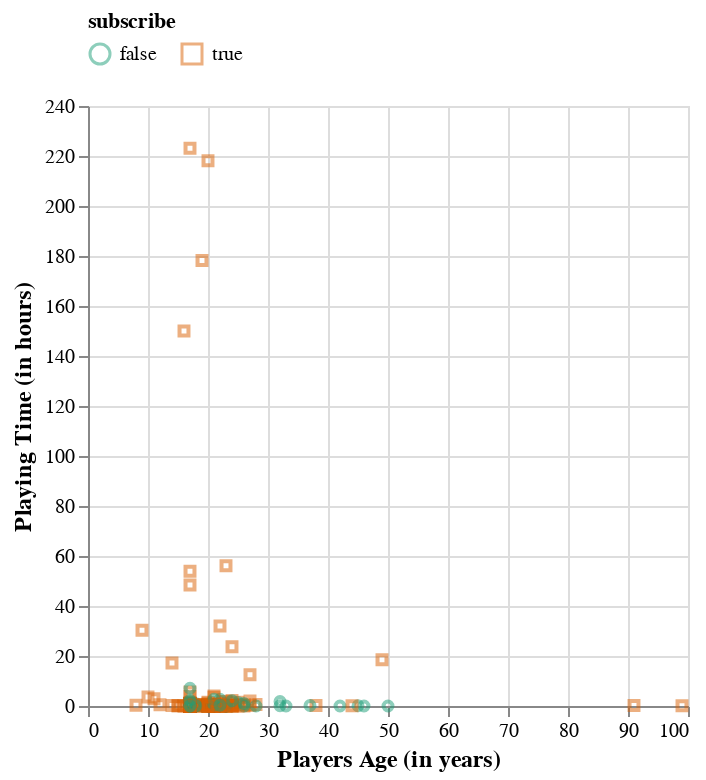

The notebook cell saved with this chart:
### Code cell
players_plot_classified = alt.Chart(players_tidy).mark_point(size=20, opacity = 0.5).encode(
    x = alt.X('age')
    .title('Players Age (in years)'),
    y = alt.Y('played_hours')
    .title('Playing Time (in hours)'),
    color=alt.Color("subscribe")
    .legend(orient="top")
    .scale(scheme="dark2"),
    shape="subscribe"
).configure_axis(titleFontSize=12)
players_plot_classified

### Figure 1 — Vega specification as saved in the notebook (floating-point values rounded to 4 significant figures; data arrays with more than 128 entries replaced by an {"elided": "..."} marker saying what was removed)
{"$schema": "https://vega.github.io/schema/vega/v5.json", "data": [{"name": "source_0", "values": {"elided": "196 records"}}, {"name": "source_0_x_domain_age", "values": [{"min": 8, "max": 99}]}, {"name": "source_0_y_domain_played_hours", "values": [{"min": 0.0, "max": 223.1}]}, {"name": "source_0_color_domain_subscribe", "values": [{"subscribe": true}, {"subscribe": false}]}, {"name": "source_0_shape_domain_subscribe", "values": [{"subscribe": true}, {"subscribe": false}]}], "marks": [{"type": "symbol", "name": "marks", "from": {"data": "source_0"}, "encode": {"update": {"shape": {"field": "subscribe", "scale": "shape"}, "stroke": {"field": "subscribe", "scale": "color"}, "opacity": {"value": 0.5}, "x": {"field": "age", "scale": "x"}, "size": {"value": 20}, "fill": {"value": "transparent"}, "y": {"field": "played_hours", "scale": "y"}}}, "style": ["point"]}], "scales": [{"name": "x", "type": "linear", "domain": [{"signal": "(data(\"source_0_x_domain_age\")[0] || {}).min"}, {"signal": "(data(\"source_0_x_domain_age\")[0] || {}).max"}], "range": [0, {"signal": "width"}], "zero": true, "nice": true}, {"name": "y", "type": "linear", "domain": [{"signal": "(data(\"source_0_y_domain_played_hours\")[0] || {}).min"}, {"signal": "(data(\"source_0_y_domain_played_hours\")[0] || {}).max"}], "range": [{"signal": "height"}, 0], "nice": true, "zero": true}, {"name": "color", "type": "ordinal", "domain": {"data": "source_0_color_domain_subscribe", "field": "subscribe", "sort": true}, "range": {"scheme": "dark2"}}, {"name": "shape", "type": "ordinal", "domain": {"data": "source_0_shape_domain_subscribe", "field": "subscribe", "sort": true}, "range": "symbol"}], "axes": [{"scale": "x", "maxExtent": 0, "minExtent": 0, "ticks": false, "zindex": 0, "aria": false, "gridScale": "y", "grid": true, "orient": "bottom", "labels": false, "tickCount": {"signal": "ceil(width/40)"}, "domain": false}, {"scale": "y", "zindex": 0, "maxExtent": 0, "gridScale": "x", "labels": false, "orient": "left", "grid": true, "ticks": false, "domain": false, "aria": false, "tickCount": {"signal": "ceil(height/40)"}, "minExtent": 0}, {"scale": "x", "grid": false, "orient": "bottom", "tickCount": {"signal": "ceil(width/40)"}, "zindex": 0, "title": "Players Age (in years)", "labelFlush": true, "labelOverlap": true}, {"scale": "y", "title": "Playing Time (in hours)", "tickCount": {"signal": "ceil(height/40)"}, "grid": false, "orient": "left", "zindex": 0, "labelOverlap": true}], "padding": 5, "height": 300, "legends": [{"orient": "top", "stroke": "color", "direction": "horizontal", "symbolType": "circle", "title": "subscribe", "encode": {"symbols": {"update": {"fill": {"value": "transparent"}, "opacity": {"value": 0.5}}}}, "shape": "shape"}], "background": "white", "width": 300, "style": "cell", "config": {"axis": {"titleFontSize": 12}}}
